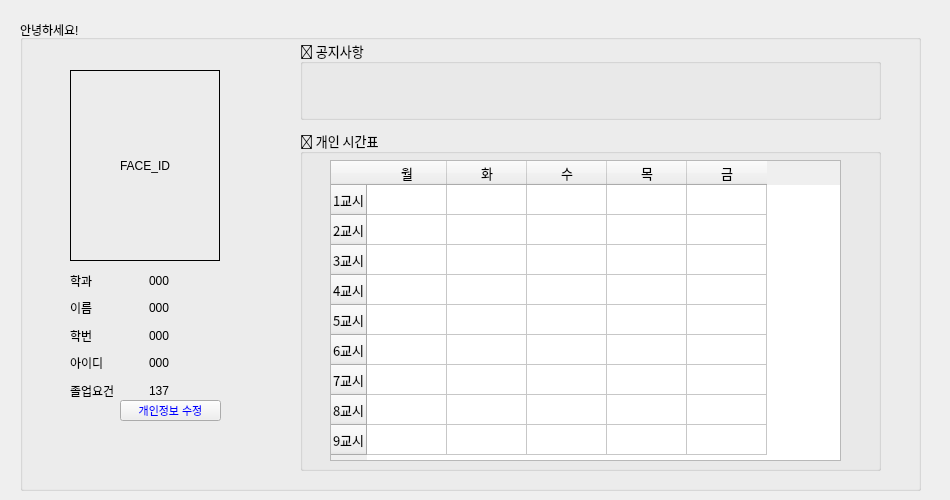
<?xml version="1.0" encoding="UTF-8"?>
<ui version="4.0">
 <class>Form</class>
 <widget class="QWidget" name="Form">
  <property name="geometry">
   <rect>
    <x>0</x>
    <y>0</y>
    <width>950</width>
    <height>500</height>
   </rect>
  </property>
  <property name="windowTitle">
   <string>Form</string>
  </property>
  <widget class="QGroupBox" name="groupBox">
   <property name="geometry">
    <rect>
     <x>20</x>
     <y>20</y>
     <width>901</width>
     <height>471</height>
    </rect>
   </property>
   <property name="title">
    <string>안녕하세요!</string>
   </property>
   <widget class="QLabel" name="faceId">
    <property name="geometry">
     <rect>
      <x>50</x>
      <y>50</y>
      <width>150</width>
      <height>191</height>
     </rect>
    </property>
    <property name="frameShape">
     <enum>QFrame::Box</enum>
    </property>
    <property name="frameShadow">
     <enum>QFrame::Plain</enum>
    </property>
    <property name="text">
     <string>FACE_ID</string>
    </property>
    <property name="alignment">
     <set>Qt::AlignCenter</set>
    </property>
   </widget>
   <widget class="QGroupBox" name="scheduleGroupBox">
    <property name="geometry">
     <rect>
      <x>280</x>
      <y>110</y>
      <width>581</width>
      <height>341</height>
     </rect>
    </property>
    <property name="font">
     <font>
      <family>Agency FB</family>
      <pointsize>10</pointsize>
     </font>
    </property>
    <property name="title">
     <string>📅 개인 시간표</string>
    </property>
    <widget class="QTableWidget" name="tableWidget">
     <property name="geometry">
      <rect>
       <x>30</x>
       <y>30</y>
       <width>511</width>
       <height>301</height>
      </rect>
     </property>
     <attribute name="horizontalHeaderCascadingSectionResizes">
      <bool>false</bool>
     </attribute>
     <attribute name="horizontalHeaderDefaultSectionSize">
      <number>80</number>
     </attribute>
     <attribute name="verticalHeaderCascadingSectionResizes">
      <bool>false</bool>
     </attribute>
     <row>
      <property name="text">
       <string>1교시</string>
      </property>
     </row>
     <row>
      <property name="text">
       <string>2교시</string>
      </property>
     </row>
     <row>
      <property name="text">
       <string>3교시</string>
      </property>
     </row>
     <row>
      <property name="text">
       <string>4교시</string>
      </property>
     </row>
     <row>
      <property name="text">
       <string>5교시</string>
      </property>
     </row>
     <row>
      <property name="text">
       <string>6교시</string>
      </property>
     </row>
     <row>
      <property name="text">
       <string>7교시</string>
      </property>
     </row>
     <row>
      <property name="text">
       <string>8교시</string>
      </property>
     </row>
     <row>
      <property name="text">
       <string>9교시</string>
      </property>
     </row>
     <column>
      <property name="text">
       <string>월</string>
      </property>
     </column>
     <column>
      <property name="text">
       <string>화</string>
      </property>
     </column>
     <column>
      <property name="text">
       <string>수</string>
      </property>
     </column>
     <column>
      <property name="text">
       <string>목</string>
      </property>
     </column>
     <column>
      <property name="text">
       <string>금</string>
      </property>
     </column>
    </widget>
   </widget>
   <widget class="QWidget" name="infoWidget">
    <property name="geometry">
     <rect>
      <x>50</x>
      <y>250</y>
      <width>151</width>
      <height>131</height>
     </rect>
    </property>
    <layout class="QHBoxLayout" name="infoLayout">
     <item>
      <layout class="QVBoxLayout" name="labelLayout">
       <item>
        <widget class="QLabel" name="majorLabel">
         <property name="text">
          <string>학과</string>
         </property>
        </widget>
       </item>
       <item>
        <widget class="QLabel" name="nameLabel">
         <property name="font">
          <font>
           <family>Agency FB</family>
          </font>
         </property>
         <property name="text">
          <string>이름</string>
         </property>
        </widget>
       </item>
       <item>
        <widget class="QLabel" name="studentNumberLabel">
         <property name="text">
          <string>학번</string>
         </property>
        </widget>
       </item>
       <item>
        <widget class="QLabel" name="idLabel">
         <property name="text">
          <string>아이디</string>
         </property>
        </widget>
       </item>
       <item>
        <widget class="QLabel" name="gradReqLabel">
         <property name="text">
          <string>졸업요건</string>
         </property>
        </widget>
       </item>
      </layout>
     </item>
     <item>
      <layout class="QVBoxLayout" name="valueLayout">
       <item>
        <widget class="QLabel" name="majorValueLabel">
         <property name="text">
          <string>000</string>
         </property>
        </widget>
       </item>
       <item>
        <widget class="QLabel" name="nameValueLabel">
         <property name="text">
          <string>000</string>
         </property>
        </widget>
       </item>
       <item>
        <widget class="QLabel" name="studentNumberValueLabel">
         <property name="text">
          <string>000</string>
         </property>
        </widget>
       </item>
       <item>
        <widget class="QLabel" name="idValueLabel">
         <property name="text">
          <string>000</string>
         </property>
        </widget>
       </item>
       <item>
        <widget class="QLabel" name="gradReqValueLabel">
         <property name="text">
          <string>137</string>
         </property>
        </widget>
       </item>
      </layout>
     </item>
    </layout>
   </widget>
   <widget class="QGroupBox" name="groupBox_2">
    <property name="geometry">
     <rect>
      <x>280</x>
      <y>20</y>
      <width>581</width>
      <height>80</height>
     </rect>
    </property>
    <property name="font">
     <font>
      <family>Agency FB</family>
      <pointsize>10</pointsize>
     </font>
    </property>
    <property name="title">
     <string>📢 공지사항</string>
    </property>
    <widget class="QWidget" name="verticalLayoutWidget">
     <property name="geometry">
      <rect>
       <x>20</x>
       <y>20</y>
       <width>541</width>
       <height>51</height>
      </rect>
     </property>
     <layout class="QVBoxLayout" name="verticalLayout"/>
    </widget>
   </widget>
   <widget class="QPushButton" name="editInfoButton">
    <property name="geometry">
     <rect>
      <x>100</x>
      <y>380</y>
      <width>101</width>
      <height>21</height>
     </rect>
    </property>
    <property name="font">
     <font>
      <pointsize>8</pointsize>
     </font>
    </property>
    <property name="styleSheet">
     <string notr="true">color: rgb(0, 0, 255);</string>
    </property>
    <property name="text">
     <string>개인정보 수정</string>
    </property>
   </widget>
  </widget>
 </widget>
 <resources/>
 <connections/>
</ui>
